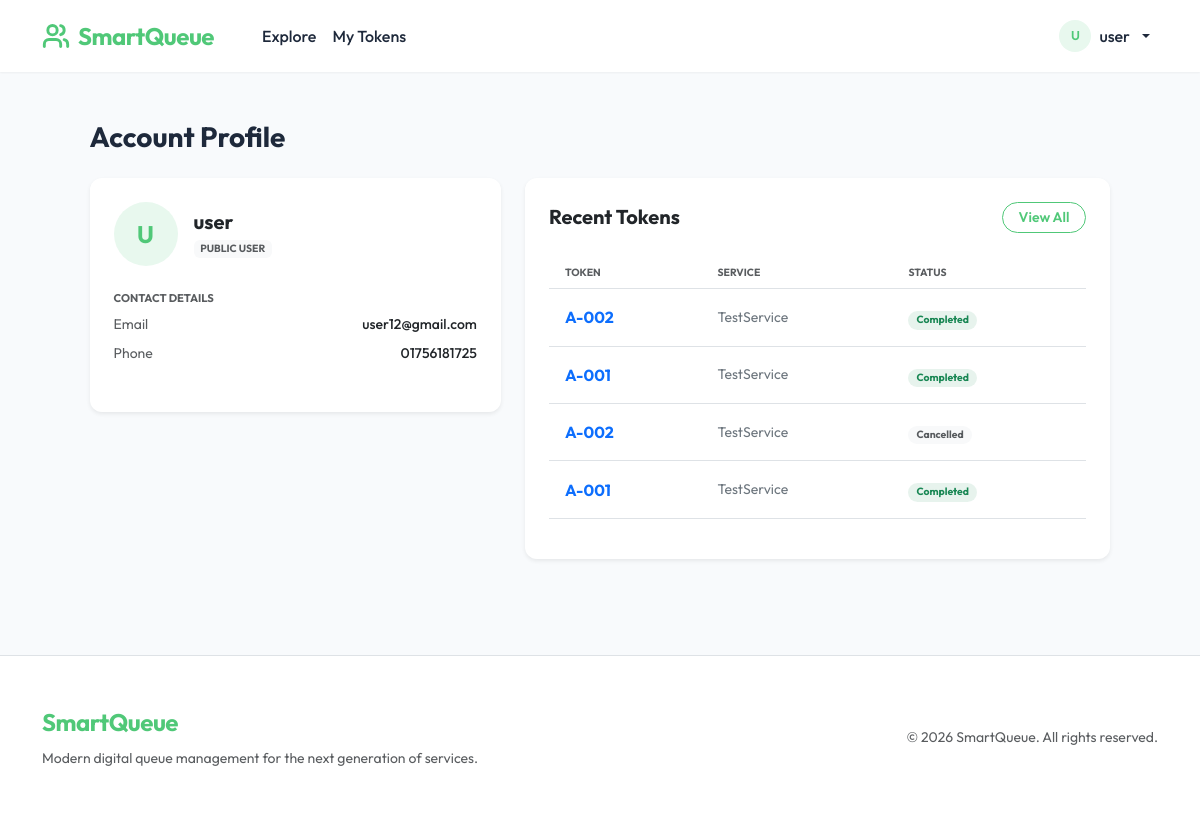
The app's page /accounts/profile/ (signed in), older data.
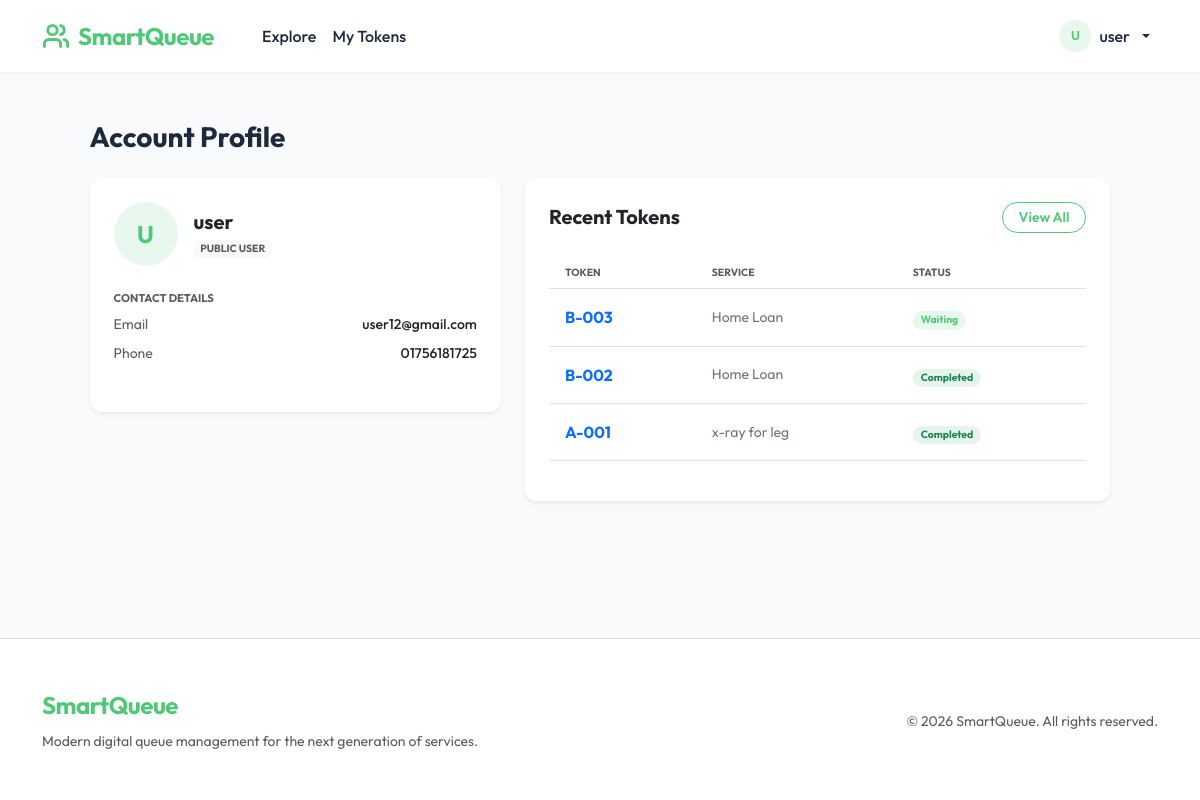
The same page, newer data.
### apps/accounts/models.py (models this page shows, shortened)
class Profile(models.Model):
    user = models.OneToOneField(User, on_delete=models.CASCADE, related_name='profile')
    ROLE_USER = 'user'
    ROLE_ORGANIZER = 'organizer'
    ROLE_CHOICES = [
        (ROLE_USER, 'Public User'),
        (ROLE_ORGANIZER, 'Organizer'),
    ]
    phone = models.CharField(max_length=15, blank=True)
    address = models.TextField(blank=True)
    role = models.CharField(max_length=20, choices=ROLE_CHOICES, default=ROLE_USER)

### apps/queue/models.py (models this page shows, shortened)
class Token(models.Model):
    STATUS_WAITING = 'waiting'
    STATUS_CALLED = 'called'
    STATUS_SERVING = 'serving'
    STATUS_COMPLETED = 'completed'
    STATUS_CANCELLED = 'cancelled'
    STATUS_CHOICES = [
        (STATUS_WAITING, 'Waiting'),
        (STATUS_CALLED, 'Called'),
        (STATUS_SERVING, 'Serving'),
        (STATUS_COMPLETED, 'Completed'),
        (STATUS_CANCELLED, 'Cancelled'),
    ]
    token_number = models.CharField(max_length=20)
    service = models.ForeignKey('organizations.Service', on_delete=models.CASCADE, related_name='tokens')
    user = models.ForeignKey(settings.AUTH_USER_MODEL, on_delete=models.CASCADE, related_name='tokens')
    organization = models.ForeignKey(
        'organizations.Organization',
        on_delete=models.CASCADE,
        related_name='tokens',
    )
    status = models.CharField(max_length=20, choices=STATUS_CHOICES, default=STATUS_WAITING)
    created_at = models.DateTimeField(auto_now_add=True)
    estimated_time = models.DateTimeField(null=True, blank=True)
    called_at = models.DateTimeField(null=True, blank=True)
    completed_at = models.DateTimeField(null=True, blank=True)
    is_emergency = models.BooleanField(default=False)
    emergency_reason = models.TextField(blank=True)
    emergency_document = models.FileField(upload_to='emergency_docs/', blank=True, null=True)
    emergency_approved = models.BooleanField(default=False)
    booking_date = models.DateField()
    archived = models.BooleanField(default=False)
    class Meta:
        ordering = ['created_at']
        constraints = [
            models.UniqueConstraint(
                fields=['service', 'token_number', 'booking_date'],
                name='uniq_token_number_per_service_day',
            ),
        ]

### apps/organizations/models.py (models this page shows, shortened)
class Service(models.Model):
    organization = models.ForeignKey(Organization, on_delete=models.CASCADE, related_name='services')
    name = models.CharField(max_length=200)
    avg_service_time = models.IntegerField(default=10, help_text='Minutes per person')
    token_prefix = models.CharField(max_length=5, default='A')
    is_active = models.BooleanField(default=True)
    created_at = models.DateTimeField(auto_now_add=True)
    class Meta:
        ordering = ['name']

### apps/accounts/views.py (the view)
# urls.py: path('profile/', views.ProfileView.as_view(), name='profile'),
class ProfileView(LoginRequiredMixin, TemplateView):
    template_name = 'accounts/profile.html'
    def get_context_data(self, **kwargs):
        context = super().get_context_data(**kwargs)
        tokens = (
            Token.objects.filter(user=self.request.user)
            .select_related('organization', 'service')
            .order_by('-created_at')
        )
        context['profile'] = self.request.user.profile
        context['tokens'] = tokens
        if self.request.user.profile.role == 'organizer' or self.request.user.is_staff:
            context['managed_organizations'] = self.request.user.managed_organizations.all()
        return context

### apps/templates/accounts/profile.html (shortened to what this page needs)
{% extends "base.html" %}
{% block content %}
    <div class="row justify-content-center">
        <div class="col-lg-11">
            <h1 class="h3 fw-bold mb-4">Account Profile</h1>
            <div class="row g-4">
                <div class="col-lg-5">
                    <div class="card border-0 shadow-sm mb-4" style="border-radius: 20px;">
                        <div class="card-body p-4">
                            <div class="d-flex align-items-center gap-3 mb-4">
                                <div class="bg-primary-light text-primary rounded-circle d-flex align-items-center justify-content-center" style="width: 64px; height: 64px; font-size: 1.5rem; font-weight: 700;">
                                    {{ user.username|first|upper }}
                                </div>
                                <div>
                                    <h2 class="h5 fw-bold mb-0">{{ user.username }}</h2>
                                    <span class="badge bg-light text-muted fw-bold text-uppercase" style="font-size: 0.65rem;">{{ profile.get_role_display|default:"User" }}</span>
                                </div>
                            </div>
                            <div class="mb-4">
                                <div class="small fw-bold text-muted text-uppercase mb-2" style="font-size: 0.7rem;">Contact Details</div>
                                <div class="d-flex flex-column gap-2">
                                    <div class="d-flex justify-content-between">
                                        <span class="text-muted small">Email</span>
                                        <span class="fw-medium small">{{ user.email|default:"—" }}</span>
                                    </div>
                                    <div class="d-flex justify-content-between">
                                        <span class="text-muted small">Phone</span>
                                        <span class="fw-medium small">{{ profile.phone|default:"—" }}</span>
                                    </div>
                                </div>
                            </div>
                        </div>
                    </div>
                </div>
                <div class="col-lg-7">
                    <div class="card border-0 shadow-sm" style="border-radius: 20px;">
                        <div class="card-body p-4">
                            <div class="d-flex justify-content-between align-items-center mb-4">
                                <h2 class="h5 fw-bold mb-0">Recent Tokens</h2>
                                <a class="btn btn-sm btn-outline-primary px-3 rounded-pill" href="{% url 'queue:my_tokens' %}">View All</a>
                            </div>
                            <div class="table-responsive">
                                <table class="table table-hover align-middle">
                                    <thead class="bg-light">
                                        <tr>
                                            <th class="ps-3 py-2 text-muted x-small fw-bold text-uppercase">Token</th>
                                            <th class="py-2 text-muted x-small fw-bold text-uppercase">Service</th>
                                            <th class="py-2 text-muted x-small fw-bold text-uppercase">Status</th>
                                        </tr>
                                    </thead>
                                    <tbody>
                                        {% for t in tokens|slice:":10" %}
                                            <tr>
                                                <td class="ps-3 py-3 fw-bold text-primary">
                                                    <a href="{% url 'queue:token_status' t.id %}" class="text-decoration-none">{{ t.token_number }}</a>
                                                </td>
                                                <td class="py-3 text-secondary small">{{ t.service.name }}</td>
                                                <td class="py-3">
                                                    {% if t.status == 'waiting' %}
                                                        <span class="badge bg-primary-light text-primary px-2 py-1 rounded-pill" style="font-size: 0.65rem;">Waiting</span>
                                                    {% elif t.status == 'completed' %}
                                                        <span class="badge bg-success bg-opacity-10 text-success px-2 py-1 rounded-pill" style="font-size: 0.65rem;">Completed</span>
                                                    {% else %}
                                                        <span class="badge bg-light text-muted px-2 py-1 rounded-pill" style="font-size: 0.65rem;">{{ t.get_status_display }}</span>
                                                    {% endif %}
                                                </td>
                                            </tr>
                                        {% empty %}
                                            <tr>
                                                <td colspan="3" class="text-center py-5 text-muted small">No tokens generated yet.</td>
                                            </tr>
                                        {% endfor %}
                                    </tbody>
                                </table>
                            </div>
                        </div>
                    </div>
                </div>
            </div>
        </div>
    </div>
{% endblock %}

### apps/templates/base.html (shortened to what this page needs)
{% load static %}
<!DOCTYPE html>
<html lang="en">
<head>
    <link href="https://cdn.jsdelivr.net/npm/bootstrap@5.3.3/dist/css/bootstrap.min.css" rel="stylesheet"
>
    <link rel="stylesheet" href="{% static 'css/style.css' %}">
</head>
<body class="d-flex flex-column min-vh-100">
<nav class="navbar navbar-expand-lg sticky-top">
    <div class="container">
        <a class="navbar-brand" href="{% url 'organizations:organization_list' %}">
            <span class="d-flex align-items-center">
                SmartQueue
            </span>
        </a>
        <div class="collapse navbar-collapse" id="mainNav">
            <ul class="navbar-nav me-auto mb-2 mb-lg-0 ms-lg-4">
                <li class="nav-item">
                    <a class="nav-link {% if request.resolver_match.view_name == 'organizations:organization_list' %}active{% endif %}" href="{% url 'organizations:organization_list' %}">Explore</a>
                </li>
                {% if user.is_authenticated %}
                    {% if user.profile.role == 'user' or user.is_staff %}
                        <li class="nav-item">
                            <a class="nav-link {% if 'queue' in request.resolver_match.view_name %}active{% endif %}" href="{% url 'queue:my_tokens' %}">My Tokens</a>
                        </li>
                    {% endif %}
                {% endif %}
            </ul>
            <ul class="navbar-nav ms-auto align-items-center gap-3">
                {% if user.is_authenticated %}
                    <li class="nav-item dropdown">
                        <a class="nav-link dropdown-toggle d-flex align-items-center gap-2" href="#" role="button" data-bs-toggle="dropdown" aria-expanded="false">
                            <div class="bg-primary-light text-primary rounded-circle d-flex align-items-center justify-content-center" style="width: 32px; height: 32px; font-weight: 600; font-size: 0.8rem;">
                                {{ user.username|first|upper }}
                            </div>
                            <span>{{ user.username }}</span>
                        </a>
                    </li>
                {% endif %}
            </ul>
        </div>
    </div>
</nav>
<main class="flex-grow-1 py-5">
    <div class="container animate-fade-in">
        {% block content %}{% endblock %}
    </div>
</main>
<footer class="py-5 bg-white border-top mt-5">
    <div class="container">
        <div class="row align-items-center">
            <div class="col-md-6 text-center text-md-start">
                <div class="navbar-brand mb-2 d-block">SmartQueue</div>
                <p class="text-muted small mb-md-0">Modern digital queue management for the next generation of services.</p>
            </div>
            <div class="col-md-6 text-center text-md-end">
                <span class="text-muted small">&copy; 2026 SmartQueue. All rights reserved.</span>
            </div>
        </div>
    </div>
</footer>
</body>
</html>

### static/css/style.css (style rules this page uses)
:root { --primary-color: #50c878; --primary-hover: #45b068; --primary-light: #e8f8ee; --secondary-color: #64748b; --bg-color: #f8fafc; --card-bg: #ffffff; --text-main: #1e293b; --text-muted: #64748b; --border-radius: 12px; --shadow-sm: 0 1px 2px 0 rgb(0 0 0 / 0.05); --shadow-md: 0 4px 6px -1px rgb(0 0 0 / 0.1), 0 2px 4px -2px rgb(0 0 0 / 0.1); --shadow-lg: 0 10px 15px -3px rgb(0 0 0 / 0.1), 0 4px 6px -4px rgb(0 0 0 / 0.1); }
body { background-color: var(--bg-color); color: var(--text-main); font-family: 'Outfit', sans-serif; -webkit-font-smoothing: antialiased; }
.navbar { background-color: var(--card-bg) !important; box-shadow: var(--shadow-sm); padding: 0.75rem 0; }
.navbar-brand { color: var(--primary-color) !important; font-weight: 700 !important; font-size: 1.5rem; letter-spacing: -0.5px; }
.nav-link { color: var(--text-main) !important; font-weight: 500; transition: color 0.2s ease; }
.btn-outline-primary { color: var(--primary-color) !important; border-color: var(--primary-color) !important; border-radius: var(--border-radius); font-weight: 600; }
.card { border: none !important; border-radius: var(--border-radius) !important; box-shadow: var(--shadow-sm); transition: transform 0.2s ease, box-shadow 0.2s ease; }
.text-primary { color: var(--primary-color) !important; }
.bg-primary-light { background-color: var(--primary-light) !important; }
.animate-fade-in { animation: fadeIn 0.4s ease forwards; }

### apps/templates/accounts/profile.html (style rules this page uses)
.x-small { font-size: 0.65rem; }

Row changes from the older to the newer data that the page shows:
removed Token: token_number "A-002", service.name "TestService", status "Completed"
removed Token: token_number "A-001", service.name "TestService", status "Completed"
removed Token: token_number "A-002", service.name "TestService", status "Cancelled"
removed Token: token_number "A-001", service.name "TestService", status "Completed"
added Token: token_number "B-003", service.name "Home Loan", status "Waiting"
added Token: token_number "B-002", service.name "Home Loan", status "Completed"
added Token: token_number "A-001", service.name "x-ray for leg", status "Completed"
